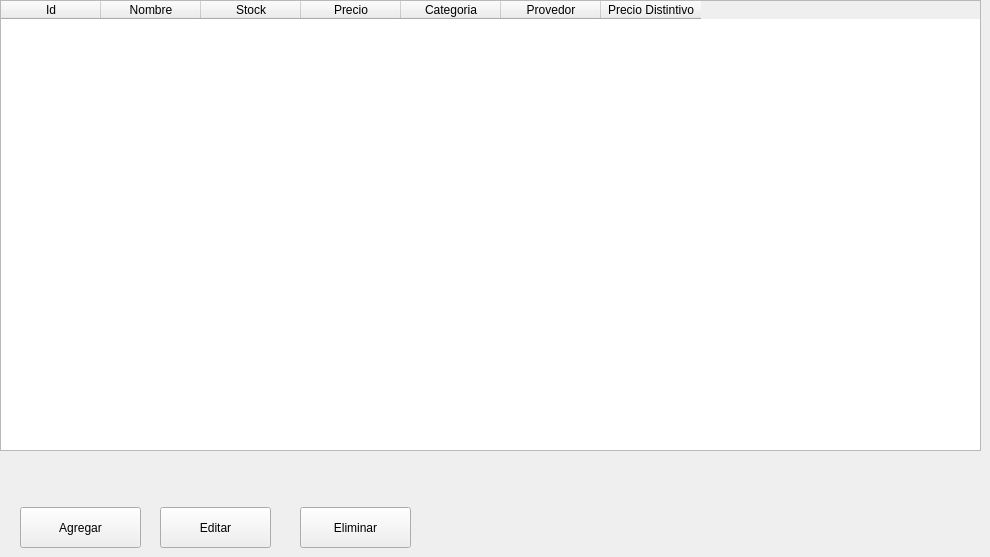
            <widget class="QWidget" name="inventario">
             <widget class="QTableWidget" name="tbl_productos">
              <property name="geometry">
               <rect>
                <x>0</x>
                <y>0</y>
                <width>981</width>
                <height>451</height>
               </rect>
              </property>
              <property name="styleSheet">
               <string notr="true">#tbl_productos{
color:white
}

</string>
              </property>
              <column>
               <property name="text">
                <string>Id</string>
               </property>
              </column>
              <column>
               <property name="text">
                <string>Nombre</string>
               </property>
              </column>
              <column>
               <property name="text">
                <string>Stock</string>
               </property>
              </column>
              <column>
               <property name="text">
                <string>Precio</string>
               </property>
              </column>
              <column>
               <property name="text">
                <string>Categoria</string>
               </property>
              </column>
              <column>
               <property name="text">
                <string>Provedor</string>
               </property>
              </column>
              <column>
               <property name="text">
                <string>Precio Distintivo</string>
               </property>
              </column>
             </widget>
             <widget class="QPushButton" name="btn_agregar">
              <property name="geometry">
               <rect>
                <x>20</x>
                <y>507</y>
                <width>121</width>
                <height>41</height>
               </rect>
              </property>
              <property name="cursor">
               <cursorShape>PointingHandCursor</cursorShape>
              </property>
              <property name="text">
               <string>Agregar</string>
              </property>
              <property name="icon">
               <iconset>
                <normaloff>img/agregar.png</normaloff>img/agregar.png</iconset>
              </property>
              <property name="iconSize">
               <size>
                <width>40</width>
                <height>40</height>
               </size>
              </property>
             </widget>
             <widget class="QPushButton" name="btn_editar">
              <property name="geometry">
               <rect>
                <x>160</x>
                <y>507</y>
                <width>111</width>
                <height>41</height>
               </rect>
              </property>
              <property name="cursor">
               <cursorShape>PointingHandCursor</cursorShape>
              </property>
              <property name="text">
               <string>Editar</string>
              </property>
              <property name="icon">
               <iconset>
                <normaloff>img/actualizar.png</normaloff>img/actualizar.png</iconset>
              </property>
              <property name="iconSize">
               <size>
                <width>40</width>
                <height>40</height>
               </size>
              </property>
             </widget>
             <widget class="QPushButton" name="btn_eliminar">
              <property name="geometry">
               <rect>
                <x>300</x>
                <y>507</y>
                <width>111</width>
                <height>41</height>
               </rect>
              </property>
              <property name="cursor">
               <cursorShape>PointingHandCursor</cursorShape>
              </property>
              <property name="text">
               <string>Eliminar</string>
              </property>
              <property name="icon">
               <iconset>
                <normaloff>img/basura.png</normaloff>img/basura.png</iconset>
              </property>
              <property name="iconSize">
               <size>
                <width>40</width>
                <height>40</height>
               </size>
              </property>
             </widget>
            </widget>
